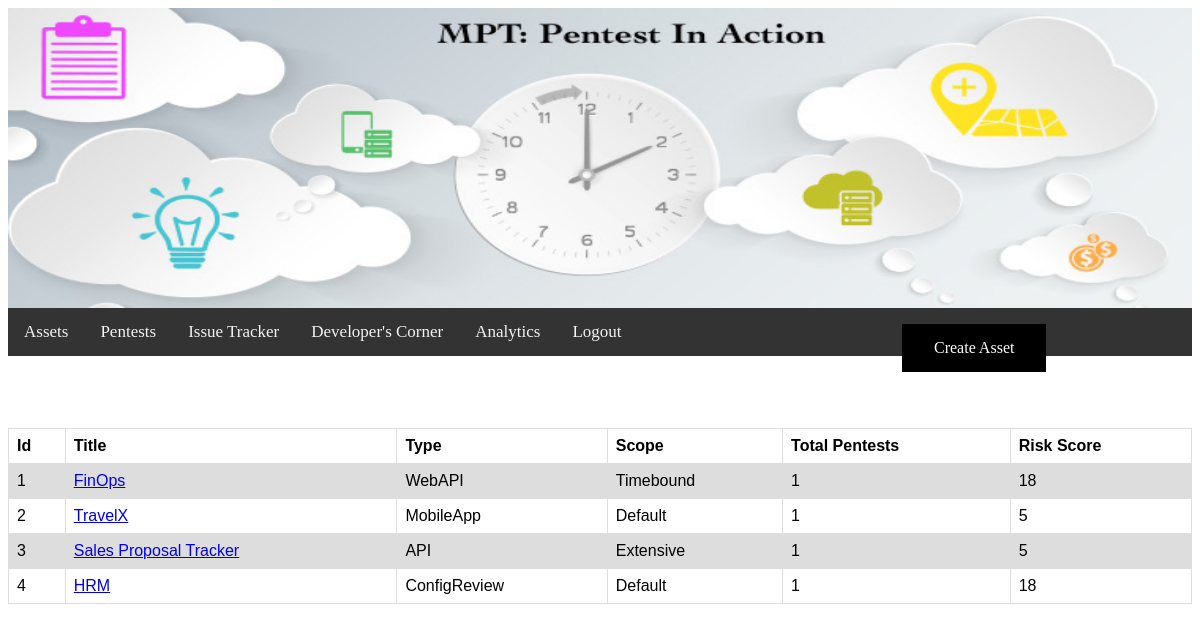
The page /assets.php (signed in) on the database its author committed.
### tables this page shows
CREATE TABLE `asset` (
  `id` int(10) UNSIGNED NOT NULL,
  `title` text NOT NULL,
  `type` text NOT NULL,
  `scope` text NOT NULL,
  `totalpentest` int(11) DEFAULT NULL,
  `score` int(11) DEFAULT NULL,
  `size` text NOT NULL,
  `description` text NOT NULL
);

### assets.php (the view, shortened to what this page needs)
<?php
   include('config.php');
$query = "select title,type,scope,totalpentest,score from asset";
$prepared = $db->prepare($query);
$prepared->execute();
$result = $prepared->get_result();
?>
<html>
   <head>
	<img src="header.jpg" style="width:100%;height:300px;">
   </head>
</head>
   <body>
	  <div class="navbar">
  <a href="assets.php">Assets</a>
	<a href="pentest.php">Pentests</a>
     <a href="tracker.php">Issue Tracker</a>
  <a href="devloper.php">Developer's Corner</a>
   <a href="analytics.php">Analytics</a>
   <a href="logout.php">Logout</a>
	</div>
 <br/> <br/> <br/><br/>
<a href="createasset.php" class="button button1">Create Asset</a>
     <table>
  <tr>
   <th>Id</th>
    <th>Title</th>
    <th>Type</th>
    <th>Scope</th>
    <th>Total Pentests</th>
    <th>Risk Score</th>
 </tr>
  <?php
  if ($result->num_rows > 0){
   $sn=1;
   while($data = $result->fetch_assoc())
   {
    ?>
  <tr>
    <td><?php echo $sn; ?></td>
   <td onclick="location.href='./assetinfo.php?title=<?php echo $data['title']; ?>'"><a href="./assetinfo.php?title=<?php echo $data['title']; ?>"><?php echo $data['title']; ?></a></td>
   <td><?php echo $data['type']; ?></td>
    <td><?php echo $data['scope']; ?></td>
    <?php
    $title = $data['title'];
    $query1 = "SELECT COUNT(*) as totalpentest FROM pentest WHERE assetname = '$title';";
    $result1 = mysqli_query($db,$query1) or die($db->error);
    $data1 = $result1->fetch_assoc();
   ?>
     <td><?php echo $data1['totalpentest']; ?></td>
     <?php
    $title = $data['title'];
     $query2 = "SELECT total FROM `issue` WHERE assetname='$title';";
     $result2 = mysqli_query($db,$query2) or die($db->error);
    $data2 = $result2->fetch_assoc();
    ?>
     <td><?php echo $data2['total']; ?></td>
      </tr>
      <?php
      $sn++;}
   } else {
      ?>
  <tr>
     <td colspan="8">No data found</td>
    </tr>
 <?php } ?>
</table>
</body>
</html>

### assets.php (style rules this page uses)
.navbar a { float: left; display: block; color: #f2f2f2; text-align: center; padding: 14px 16px; text-decoration: none; font-size: 17px; }
.navbar { overflow: hidden; background-color: #333; top: 0; width: 100%; }
.button { border: snow; color: white; padding: 15px 32px; text-align: center; text-decoration: none; display: inline-block; font-size: 16px; margin: 4px 2px; cursor: pointer; top: 40%; left: 75%; position: absolute; }
.button1 { background-color: black; }
table { font-family: arial, sans-serif; border-collapse: collapse; width: 100%; }
td, th { border: 1px solid #dddddd; text-align: left; padding: 8px; }
tr:nth-child(even) { background-color: #dddddd; }

### rows shown on the page
asset: title "FinOps", type "WebAPI", scope "Timebound", totalpentest "1", total "18"
asset: title "TravelX", type "MobileApp", scope "Default", totalpentest "1", total "5"
asset: title "Sales Proposal Tracker", type "API", scope "Extensive", totalpentest "1", total "5"
asset: title "HRM", type "ConfigReview", scope "Default", totalpentest "1", total "18"
